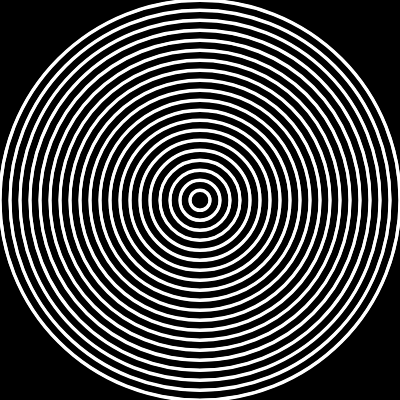
Frame 1 (no input)
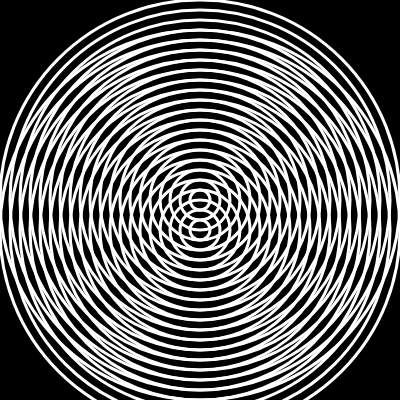
Frame 60 (no input)
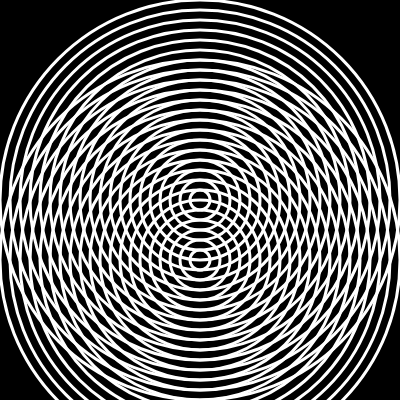
Frame 120 (the mouse pressed at the canvas centre since frame 60)

The p5.js sketch that drew these frames (run headless with seeded random() and noise() and a simulated clock; from frame 60 on, the mouse is pressed at the canvas centre):

// p5.js sketch
// ── sketch.js
function setup() {
  createCanvas(400, 400);
}

function draw() {
  background(0);
  circles(0);
  circles(frameCount / 2)
}

function circles(y) {
  push();
  noFill();
  strokeWeight(3);
  stroke(255);
  translate (200,200);
  circle(0, y, 20);
  circle(0, y, 40);
  circle(0, y, 60);
  circle(0, y, 80);
  circle(0, y, 100);
  circle(0, y, 120);
  circle(0, y, 140);
  circle(0, y, 160);
  circle(0, y, 180);
  circle(0, y, 200);
  circle(0, y, 220);
  circle(0, y, 240);
  circle(0, y, 260);
  circle(0, y, 280);
  circle(0, y, 300);
    circle(0, y, 320);
    circle(0, y, 340);
    circle(0, y, 360);
    circle(0, y, 380);
    circle(0, y, 400);
  pop();
}
